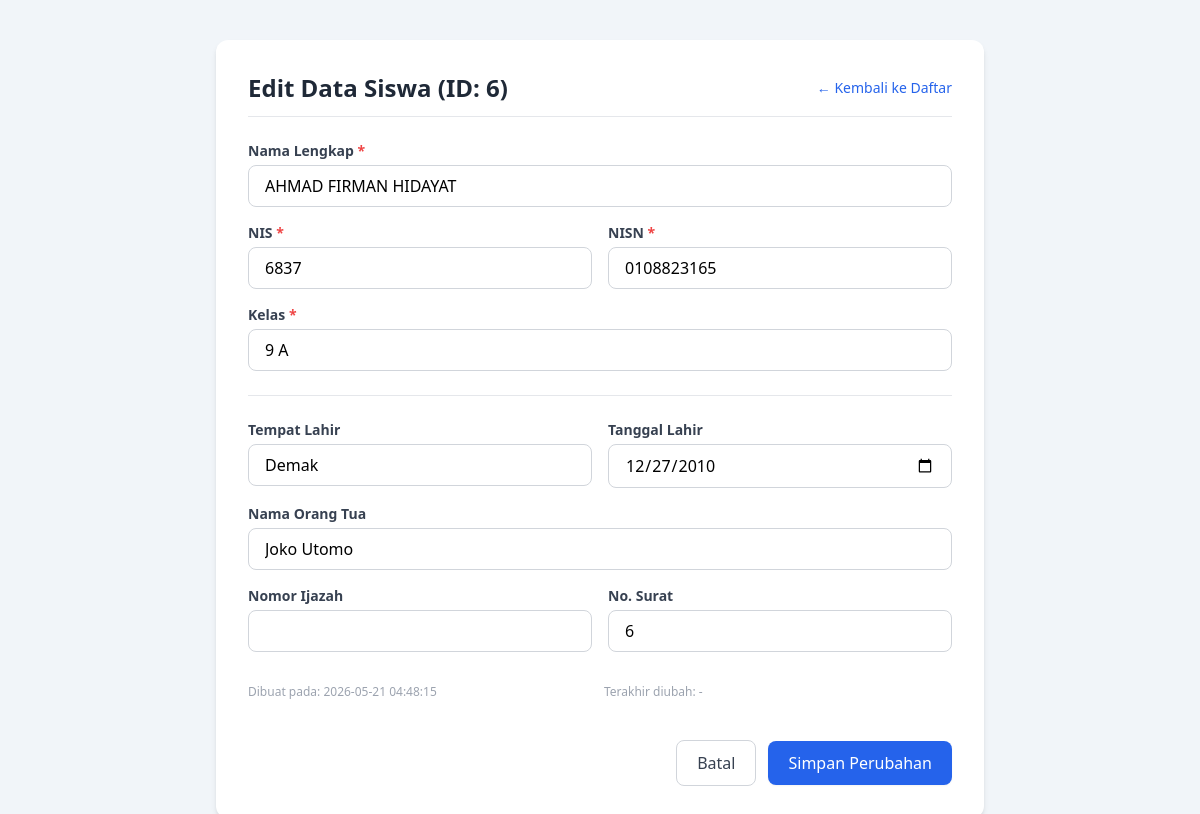
/edit-siswa.php?id=6, run on the app's committed database.
### tables this page shows
CREATE TABLE `siswa` (
  `id` int(11) NOT NULL,
  `nama` varchar(100) NOT NULL,
  `nis` varchar(30) NOT NULL,
  `nisn` varchar(30) NOT NULL,
  `kelas` varchar(20) NOT NULL,
  `tempat_lahir` varchar(100) DEFAULT NULL,
  `tanggal_lahir` date DEFAULT NULL,
  `nama_orang_tua` varchar(100) DEFAULT NULL,
  `nomor_ijazah` varchar(100) DEFAULT NULL,
  `no_surat` varchar(50) DEFAULT NULL,
  `created_at` timestamp NOT NULL DEFAULT current_timestamp(),
  `updated_at` timestamp NULL DEFAULT NULL ON UPDATE current_timestamp()
);

### edit-siswa.php (the view, shortened to what this page needs)
<?php
require_once 'koneksi.php';
$tabel = 'siswa';
$id = intval($_GET['id']);
try {
    $sql_fetch = "SELECT * FROM $tabel WHERE id = ?";
    $stmt_fetch = $conn->prepare($sql_fetch);
    $stmt_fetch->bind_param("i", $id);
    $stmt_fetch->execute();
    $result = $stmt_fetch->get_result();
    $data = $result->fetch_assoc();
} catch (mysqli_sql_exception $e) {
    die("Error: " . $e->getMessage());
}
?>
<!DOCTYPE html>
<html lang="id">
<head>
    <script src="https://cdn.tailwindcss.com"></script>
</head>
<body class="bg-slate-100 min-h-screen py-10 px-4">
    <div class="max-w-3xl mx-auto bg-white rounded-xl shadow-md overflow-hidden p-6 md:p-8">
        <div class="flex items-center justify-between border-b pb-3 mb-6">
            <h2 class="text-2xl font-bold text-gray-800">Edit Data Siswa (ID: <?php echo htmlspecialchars($data['id']); ?>)</h2>
            <a href="data_siswa.php" class="text-sm text-blue-600 hover:underline">&larr; Kembali ke Daftar</a>
        </div>
        <form action="edit-siswa.php?id=<?php echo $id; ?>" method="POST" class="space-y-6">
            <div class="grid grid-cols-1 md:grid-cols-2 gap-4">
                <div class="md:col-span-2">
                    <label class="block text-sm font-semibold text-gray-700 mb-1">Nama Lengkap <span class="text-red-500">*</span></label>
                    <input type="text" name="nama" maxlength="100" required
                           value="<?php echo htmlspecialchars($data['nama'] ?? ''); ?>"
                           class="w-full px-4 py-2 border border-gray-300 rounded-lg focus:ring-2 focus:ring-blue-500 focus:outline-none">
                </div>
                <div>
                    <label class="block text-sm font-semibold text-gray-700 mb-1">NIS <span class="text-red-500">*</span></label>
                    <input type="text" name="nis" maxlength="30" required
                           value="<?php echo htmlspecialchars($data['nis'] ?? ''); ?>"
                           class="w-full px-4 py-2 border border-gray-300 rounded-lg focus:ring-2 focus:ring-blue-500 focus:outline-none">
                </div>
                <div>
                    <label class="block text-sm font-semibold text-gray-700 mb-1">NISN <span class="text-red-500">*</span></label>
                    <input type="text" name="nisn" maxlength="30" required
                           value="<?php echo htmlspecialchars($data['nisn'] ?? ''); ?>"
                           class="w-full px-4 py-2 border border-gray-300 rounded-lg focus:ring-2 focus:ring-blue-500 focus:outline-none">
                </div>
                <div class="md:col-span-2">
                    <label class="block text-sm font-semibold text-gray-700 mb-1">Kelas <span class="text-red-500">*</span></label>
                    <input type="text" name="kelas" maxlength="20" required
                           value="<?php echo htmlspecialchars($data['kelas'] ?? ''); ?>"
                           class="w-full px-4 py-2 border border-gray-300 rounded-lg focus:ring-2 focus:ring-blue-500 focus:outline-none">
                </div>
            </div>
            <hr class="border-gray-200 my-4">
            <div class="grid grid-cols-1 md:grid-cols-2 gap-4">
                <div>
                    <label class="block text-sm font-semibold text-gray-700 mb-1">Tempat Lahir</label>
                    <input type="text" name="tempat_lahir" maxlength="100"
                           value="<?php echo htmlspecialchars($data['tempat_lahir'] ?? ''); ?>"
                           class="w-full px-4 py-2 border border-gray-300 rounded-lg focus:ring-2 focus:ring-blue-500 focus:outline-none">
                </div>
                <div>
                    <label class="block text-sm font-semibold text-gray-700 mb-1">Tanggal Lahir</label>
                    <input type="date" name="tanggal_lahir"
                           value="<?php echo htmlspecialchars($data['tanggal_lahir'] ?? ''); ?>"
                           class="w-full px-4 py-2 border border-gray-300 rounded-lg focus:ring-2 focus:ring-blue-500 focus:outline-none">
                </div>
                <div class="md:col-span-2">
                    <label class="block text-sm font-semibold text-gray-700 mb-1">Nama Orang Tua</label>
                    <input type="text" name="nama_orang_tua" maxlength="100"
                           value="<?php echo htmlspecialchars($data['nama_orang_tua'] ?? ''); ?>"
                           class="w-full px-4 py-2 border border-gray-300 rounded-lg focus:ring-2 focus:ring-blue-500 focus:outline-none">
                </div>
                <div>
                    <label class="block text-sm font-semibold text-gray-700 mb-1">Nomor Ijazah</label>
                    <input type="text" name="nomor_ijazah" maxlength="100"
                           value="<?php echo htmlspecialchars($data['nomor_ijazah'] ?? ''); ?>"
                           class="w-full px-4 py-2 border border-gray-300 rounded-lg focus:ring-2 focus:ring-blue-500 focus:outline-none">
                </div>
                <div>
                    <label class="block text-sm font-semibold text-gray-700 mb-1">No. Surat</label>
                    <input type="text" name="no_surat" maxlength="50"
                           value="<?php echo htmlspecialchars($data['no_surat'] ?? ''); ?>"
                           class="w-full px-4 py-2 border border-gray-300 rounded-lg focus:ring-2 focus:ring-blue-500 focus:outline-none">
                </div>
            </div>
            <div class="text-xs text-gray-400 pt-2 grid grid-cols-1 md:grid-cols-2 gap-2">
                <p>Dibuat pada: <?php echo htmlspecialchars($data['created_at'] ?? '-'); ?></p>
                <p>Terakhir diubah: <?php echo htmlspecialchars($data['updated_at'] ?? '-'); ?></p>
            </div>
            <div class="pt-4 flex items-center justify-end space-x-3">
                <a href="daftar_siswa.php"
                   class="px-5 py-2.5 rounded-lg border border-gray-300 text-gray-700 hover:bg-gray-50 font-medium transition">
                    Batal
                </a>
                <button type="submit"
                        class="px-5 py-2.5 rounded-lg bg-blue-600 hover:bg-blue-700 text-white font-medium shadow-sm transition">
                    Simpan Perubahan
                </button>
            </div>
        </form>
    </div>
</body>
</html>

### data on the page
siswa: id "6", nama "AHMAD FIRMAN HIDAYAT", nis "6837", nisn "0108823165", kelas "9 A", tempat_lahir "Demak", tanggal_lahir "12/27/2010", nama_orang_tua "Joko Utomo", no_surat "6", created_at "2026-05-21 04:48:15", updated_at "-"
